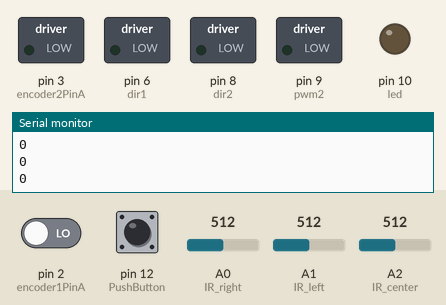
A sketch run on a simulated Arduino Uno, built with avr-gcc and run on an emulated ATmega328P. Shown: switched loads named in the sketch (green lamp = pin HIGH), output pins drawn as LEDs (lit = HIGH), the last lines printed to the serial monitor. The test bench sets the inputs (shaded band); at power-on: pin 12 (PushButton) HIGH, A1 (IR_left) = 512, A0 (IR_right) = 512, A2 (IR_center) = 512, pin 2 (encoder1PinA) LOW.

Above: at 1.2 s.
1.3 s: pin 12 (PushButton) pulled LOW for 0.15 s
At 2.6 s:
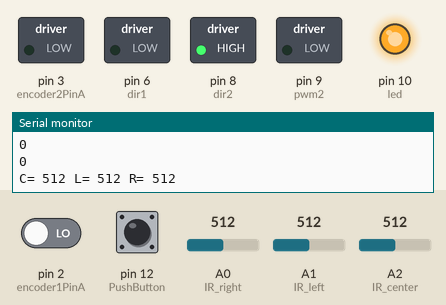
2.9 s: A1 (IR_left) set to 482
At 4.6 s:
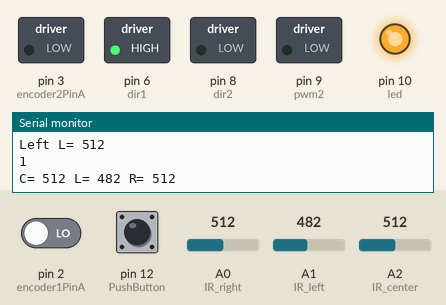
5.3 s: A0 (IR_right) set to 492
At 6.5 s:
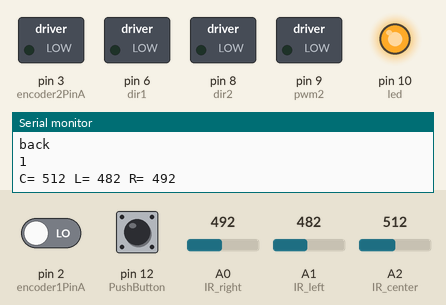
7.7 s: A2 (IR_center) set to 893
10.7 s: A2 (IR_center) set to 916
At 11.3 s:
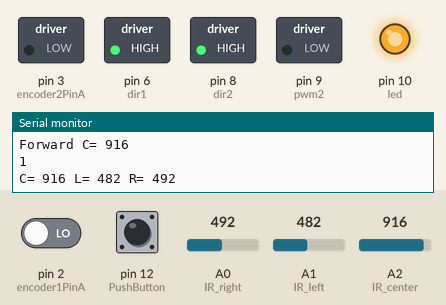
12.2 s: A2 (IR_center) set to 900
At 13.0 s:
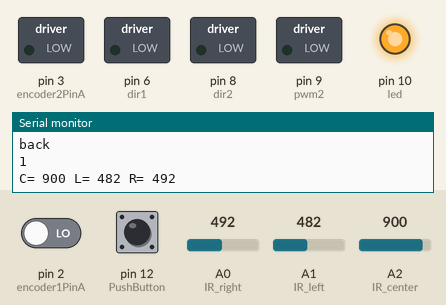
Timing chart, 0 to 14.7 s (numbered marks = the images above; inputs shaded):
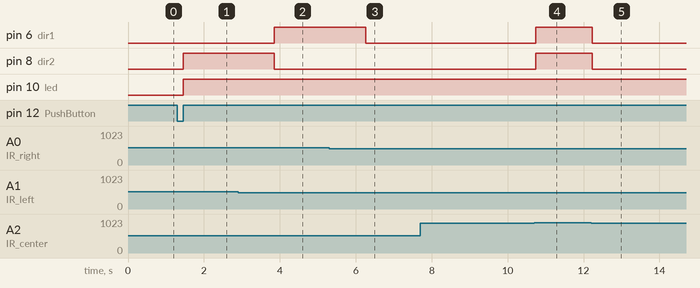

Measured:
- the behaviour switches between 501 and 500 on A1 (IR_left) (found by bisection; images 1 and 2)
- the behaviour switches between 501 and 500 on A0 (IR_right) (found by bisection; images 2 and 3)
- the behaviour switches between 900 and 901 on A2 (IR_center) (found by bisection; images 3 and 4)
- after the input at 1.3 s, pin 8 (dir2), pin 10 (led): LOW → HIGH after 0.15 s
- after the input at 2.9 s, pin 6 (dir1): LOW → HIGH after 0.95 s; pin 8 (dir2): HIGH → LOW after 0.95 s
- after the input at 5.3 s, pin 6 (dir1): HIGH → LOW after 0.96 s
- after the input at 10.7 s, pin 6 (dir1), pin 8 (dir2): LOW → HIGH at once
- after the input at 12.2 s, pin 6 (dir1), pin 8 (dir2): HIGH → LOW at once

The sketch:

program.ino
```cpp
//Define sensor pins
#define IR_left A1
#define IR_center A2
#define IR_right A0
#define PushButton 12
#define led 10

//Define pin numbers for encoders
#define encoder1PinA 2
#define encoder2PinA 3
#define encoder1PinB 4
#define encoder2PinB 5

//Variables for motor control
const int maxSpeed2 = 50;
const int maxSpeed = 50;
const int lowSpeed = 100;
const int dir1 = 6;  // Left motors direction
const int pwm1 = 3;  // Left motors speed control
const int dir2 = 8;  // Right motors direction
const int pwm2 = 9;  // Right motors speed control
bool is_on = 0;

//Variables for encoder counts
volatile long encoder1Count = 0;
volatile long encoder2Count = 0;

//Variables for PID Control
int target = maxSpeed;
float u1;
float u2;
float kp = 0.0;
float kd = 0.0;
float ki = 0.0;
long previousTime = 0;
float ePrevious = 0;
float eIntegral = 0;


void setup() {
  // put your setup code here, to run once:
  Serial.begin(9600);

  pinMode(PushButton, INPUT_PULLUP);
  pinMode(IR_left, INPUT);
  pinMode(IR_center, INPUT);
  pinMode(IR_right, INPUT);
  pinMode(led, OUTPUT);

  pinMode(dir1, OUTPUT);
  pinMode(pwm1, OUTPUT);
  pinMode(dir2, OUTPUT);
  pinMode(pwm2, OUTPUT);


  pinMode(encoder1PinA, INPUT);
  pinMode(encoder1PinB, INPUT);
  pinMode(encoder2PinA, INPUT);
  pinMode(encoder2PinB, INPUT);

  attachInterrupt(digitalPinToInterrupt(encoder1PinA), handleEncoder1, RISING);
  attachInterrupt(digitalPinToInterrupt(encoder2PinA), handleEncoder2, RISING);
}

void loop() {
  // put your main code here, to run repeatedly:
  int L, C, R;

  L = analogRead(IR_left);
  C = analogRead(IR_center);
  R = analogRead(IR_right);

  //what the heck does this mean?!
  if (digitalRead(PushButton) == 0) {
    while (digitalRead(PushButton) == 0) {}
    is_on = !is_on;
  }

  if (is_on == 1) {
    digitalWrite(led, 1);
    Serial.print("C= ");
    Serial.print(C);
    Serial.print(" L= ");
    Serial.print(L);
    Serial.print(" R= ");
    Serial.println(R);

    u1= pidController(target, kp, kd, ki, encoder1Count);
    u2= pidController(target, kp, kd, ki, encoder2Count);

    if (C > 900) {
        accelerateForward();
        Serial.print("Forward ");
        Serial.print("C= ");
        Serial.println(C);
    } else if (L > 500) {
        accelerateTurnLeft();
        Serial.print("Left ");
        Serial.print("L= ");
        Serial.println(L);
    } else if (R > 500) {
        accelerateTurnRight();
        Serial.print("Right ");
        Serial.print("R= ");
        Serial.println(R);
    } else {
      accelerateback();
      Serial.println("back");
    }
  } else {
    digitalWrite(led, 0);
    stop_mymotor();
  }
  Serial.println(is_on);
}

////////////////////////////////////////////////////////////////////////////////////////////////////////////////////////////////////////////////////////////////////
void accelerateForward() {
  digitalWrite(dir1, HIGH);
  digitalWrite(dir2, HIGH);
  analogWrite(pwm1, fabs(u1));
  analogWrite(pwm2, fabs(u2));
}
///////////////////////////////////////////////////////////////////////////////////////////////////////////////////////////////////////////////////////////////////
void accelerateback() {
  digitalWrite(dir1, LOW);
  digitalWrite(dir2, LOW);
  analogWrite(pwm1, fabs(u1));
  analogWrite(pwm2, fabs(u2));
}
///////////////////////////////////////////////////////////////////////////////////////////////////////////////////////////////////////////////////////////////////
void accelerateTurnLeft() {
  digitalWrite(dir1, LOW);
  digitalWrite(dir2, HIGH);
  analogWrite(pwm1, fabs(u1));
  analogWrite(pwm2, fabs(u2));
  delay (1200);
}
///////////////////////////////////////////////////////////////////////////////////////////////////////////////////////////////////////////////////////////////////
void accelerateTurnRight() {
  digitalWrite(dir1, HIGH);
  digitalWrite(dir2, LOW);
  analogWrite(pwm1, fabs(u1));
  analogWrite(pwm2, fabs(u2));
  delay (1200);

}
///////////////////////////////////////////////////////////////////////////////////////////////////////////////////////////////////////////////////////////////////
void stop_mymotor() {
  digitalWrite(dir1, LOW);
  digitalWrite(dir2, LOW);
  analogWrite(pwm1, 0);
  analogWrite(pwm2, 0);
}
///////////////////////////////////////////////////////////////////////////////////////////////////////////////////////////////////////////////////////////////////
void handleEncoder1() {
  if (digitalRead(encoder1PinA) > digitalRead(encoder1PinB)){
    encoder1Count++;
  }
  else{
    encoder1Count--;
  }
}
///////////////////////////////////////////////////////////////////////////////////////////////////////////////////////////////////////////////////////////////////
void handleEncoder2() {
  if (digitalRead(encoder2PinA) > digitalRead(encoder2PinB)){
    encoder2Count++;
  }
  else{
    encoder2Count--;
  }
}
///////////////////////////////////////////////////////////////////////////////////////////////////////////////////////////////////////////////////////////////////
float pidController(int target, float kp, float kd, float ki, volatile long encoderCount) {
  long currentTime = micros();
  float deltaT = ((float)(currentTime - previousTime)) / 1.0e6;

  int e = encoderCount - target;
  float eDerivative = (e - ePrevious) / deltaT;
  eIntegral = eIntegral + e * deltaT;

  float u = (kp * e) + (kd * eDerivative) + (ki * eIntegral);

  previousTime = currentTime;
  ePrevious = e;

  return u;
}
///////////////////////////////////////////////////////////////////////////////////////////////////////////////////////////////////////////////////////////////////
/*void stopMovingGradually() {
  analogWrite(pwm1, 0);
  analogWrite(pwm2, 0);
}*/
```
